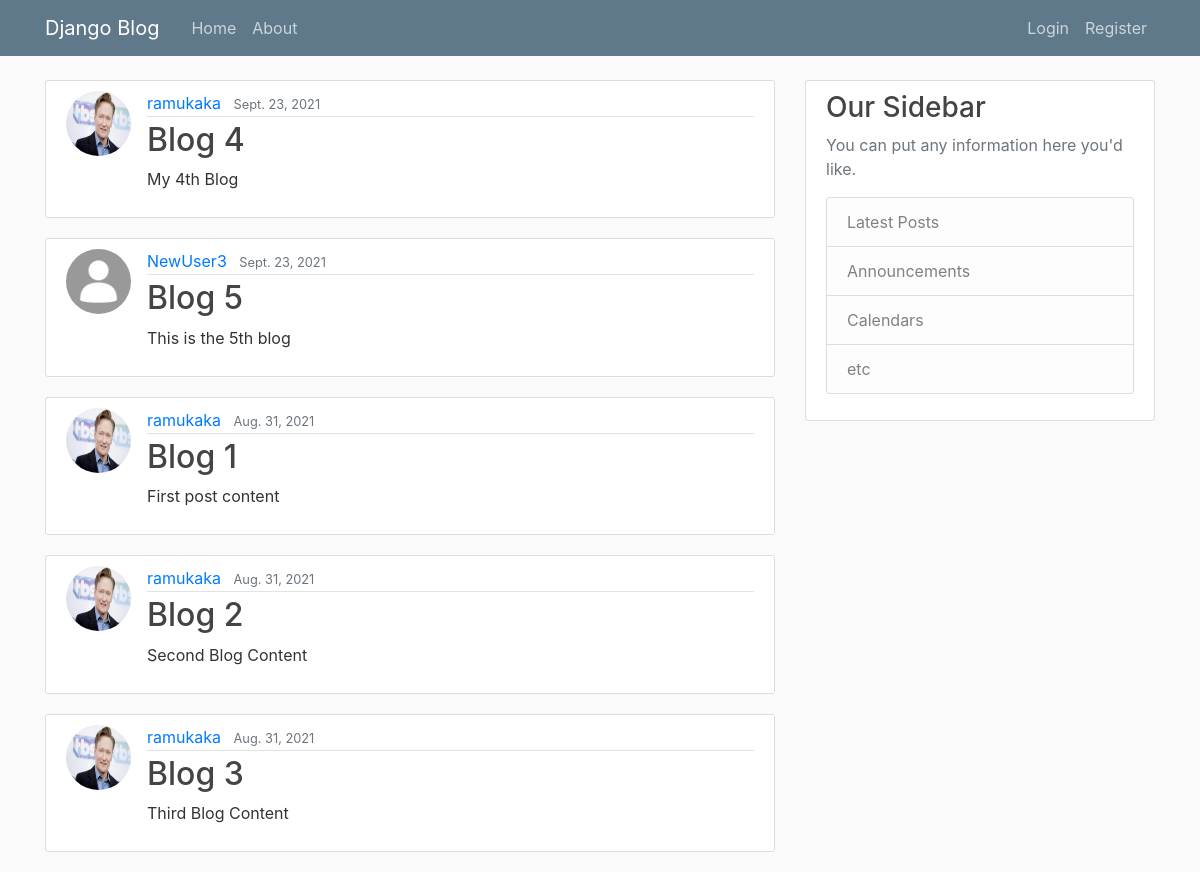
/, run on an earlier commit of the app's database.
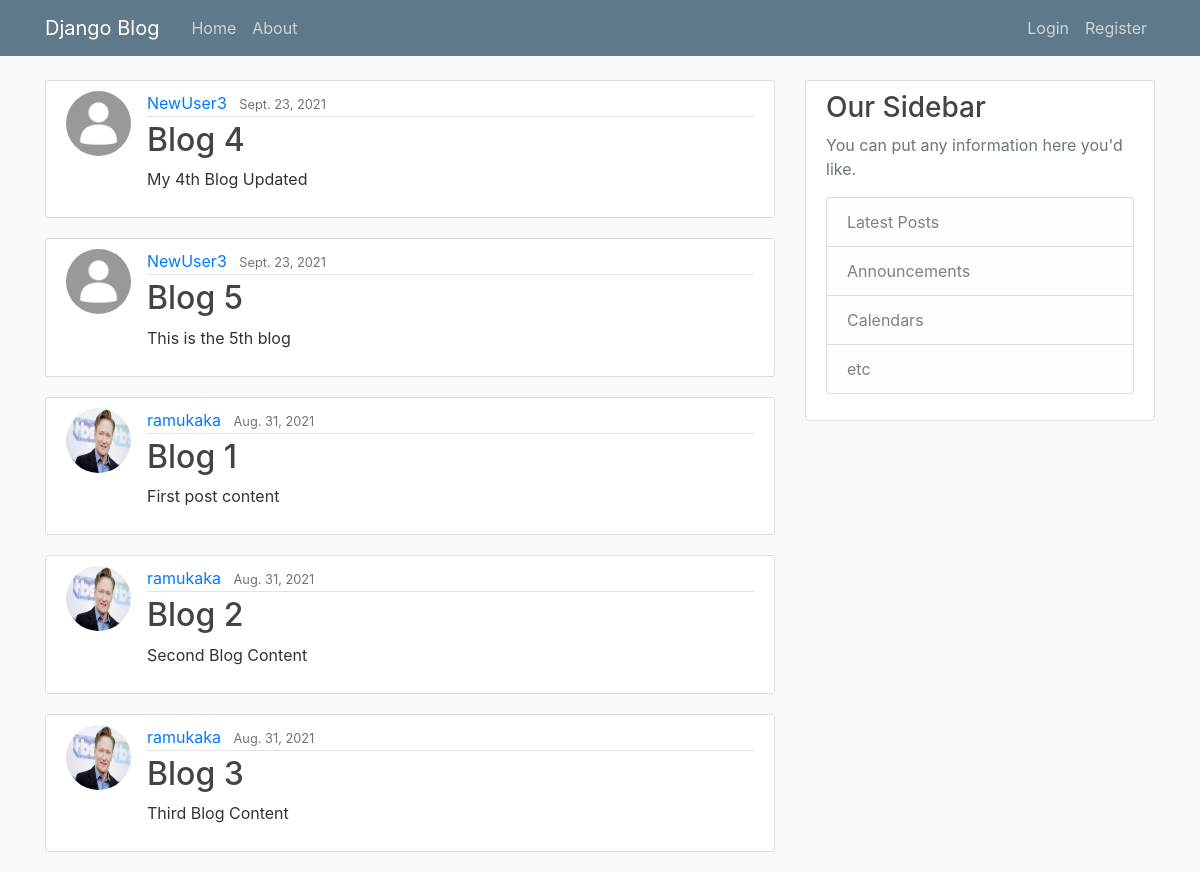
And on a later commit of the database.
### blog/models.py (models this page shows, shortened)
class Post(models.Model):
    title = models.CharField(max_length=100)
    content = models.TextField()
    date_posted = models.DateField(default=timezone.now)
    author = models.ForeignKey(User, on_delete=CASCADE)

### users/models.py (models this page shows, shortened)
class Profile(models.Model):
    user = models.OneToOneField(User, on_delete=CASCADE)
    image = models.ImageField(default='default.jpg', upload_to='profile_pics')

### blog/views.py (the view)
# urls.py: path('', PostListView.as_view(), name="blog-home"),
class PostListView(ListView):
    model = Post
    template_name = 'blog/home.html'
    context_object_name = 'posts'
    ordering = ['-date_posted']

### blog/templates/blog/home.html
{% extends "blog/base.html"%} {%block content%} {% for post in posts %}
<article class="media content-section">
	<img class="rounded-circle article-img" src="{{ post.author.profile.image.url }}" />
	<div class="media-body">
		<div class="article-metadata">
			<a class="mr-2" href="#">{{ post.author }}</a>
			<small class="text-muted">{{ post.date_posted }}</small>
		</div>
		<h2><a class="article-title" href="{% url 'post-detail' post.id %}">{{ post.title }}</a></h2>
		<p class="article-content">{{ post.content }}</p>
	</div>
</article>
{% endfor %} {%endblock content%}

What changed in the data, as far as the page shows it:
changed Post "Blog 4": author.profile.image: picture removed, a placeholder shows; author "ramukaka" → "NewUser3"; content "My 4th Blog" → "My 4th Blog Updated"
